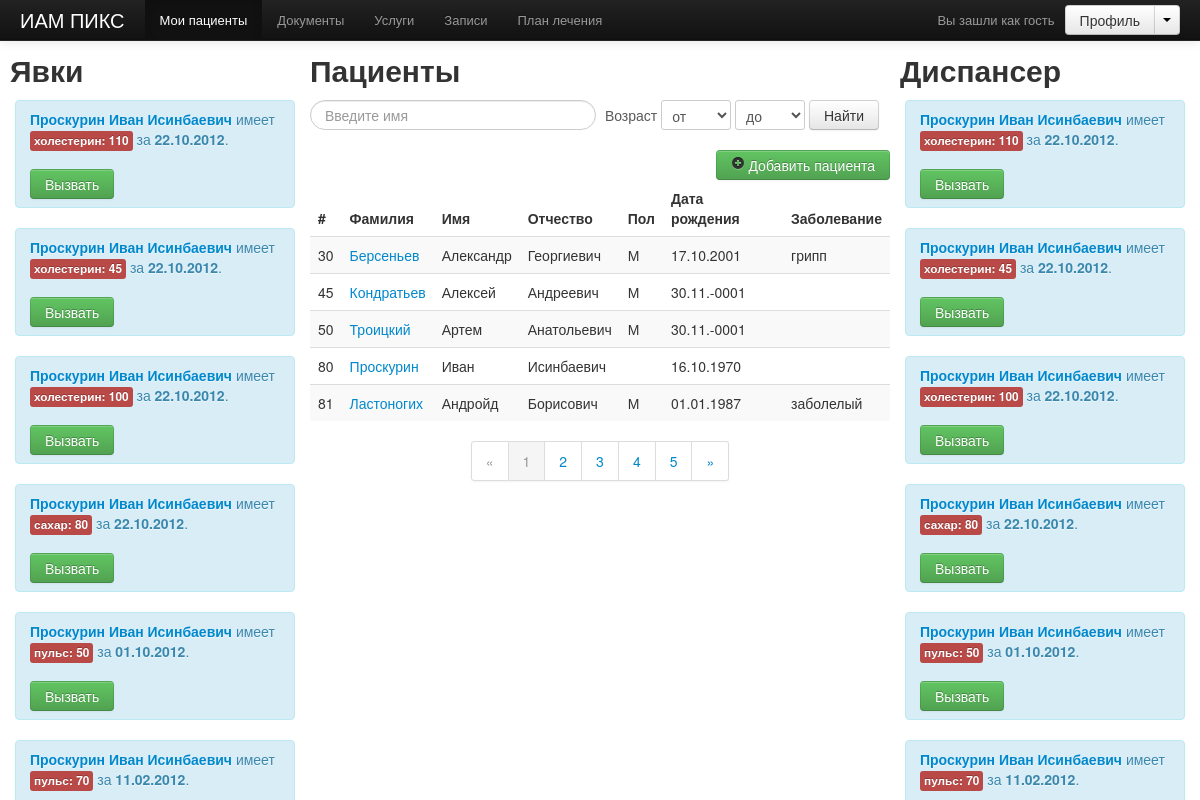
Before: /demo/index.php with the older database file.
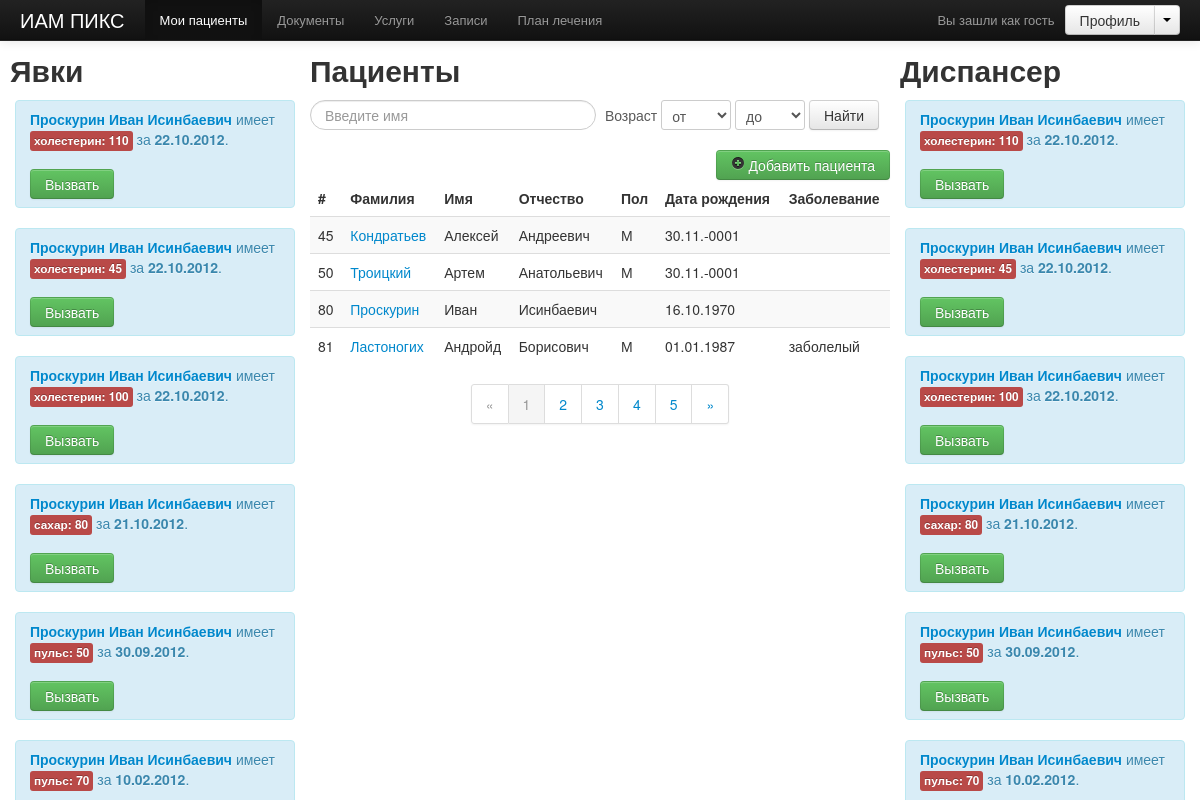
After: the same page with the newer database file.
### tables this page shows
CREATE TABLE IF NOT EXISTS `parameters` (
  `id` int(11) NOT NULL AUTO_INCREMENT,
  `value` varchar(10) DEFAULT NULL,
  `closed` tinyint(1) DEFAULT '0',
  `sent` tinyint(1) DEFAULT '0',
  `date` timestamp NOT NULL DEFAULT CURRENT_TIMESTAMP ON UPDATE CURRENT_TIMESTAMP,
  `parameter_type_id` int(11) NOT NULL,
  `patient_id` int(11) NOT NULL,
  `preparation_id` int(11) NOT NULL,
  `parameter_norm_id` int(11) NOT NULL,
  PRIMARY KEY (`id`),
  KEY `parameter_types_id_FK_1` (`parameter_type_id`),
  KEY `parameter_types_id_FK_2` (`patient_id`),
  KEY `preparation_id_FK_2` (`preparation_id`),
  KEY `parameter_types_id_FK_6` (`parameter_norm_id`)
);

CREATE TABLE IF NOT EXISTS `patients` (
  `id` int(11) NOT NULL AUTO_INCREMENT,
  `first_name` varchar(300) NOT NULL,
  `last_name` varchar(120) DEFAULT NULL,
  `patronymic` varchar(120) DEFAULT NULL,
  `sex` varchar(1) DEFAULT NULL,
  `document` text,
  `address` text NOT NULL,
  `phone` varchar(50) DEFAULT NULL,
  `mobile_phone` varchar(30) DEFAULT NULL,
  `mobile_phone_second` varchar(30) DEFAULT NULL,
  `desease` text,
  `date_birth` date NOT NULL,
  PRIMARY KEY (`id`)
);

### demo/functions.php (called while the page is built, shortened)
<?php function logout()
function query($value)
{
    $sql = mysql_query($value);
    return $sql;
}
function get_patients()
{
    $sql = query("select * from patients");
    while($records = mysql_fetch_assoc($sql))
    $new_records[] = $records;
    return $new_records;
}
function get_date_birth($date)
{
    return date("d.m.Y",strtotime($date));
}
function notifs()
{
    $sql = query("SELECT distinct(parameters.id) as id, patients.last_name, patients.id as uid, patients.first_name, patients.patronymic,
    parameters.date as date, parameters.value,
    (select LOWER(parameter_types.name) from parameter_types where parameters.parameter_type_id = parameter_types.id limit 1) as name,
    (select parameter_types.code from parameter_types where parameters.parameter_type_id = parameter_types.id limit 1) as code
    FROM parameters, parameter_norms, patients
    WHERE (value < start_norm OR value > end_norm) AND YEAR(date) >= '2010' AND YEAR(date) <= '2012' AND (parameter_norm_id = parameter_norms.id
    AND patients.id = parameters.patient_id) ORDER BY date DESC");
    while($record = mysql_fetch_assoc($sql))
    $records[] = $record;
    return $records;
}

### demo/includes/notifications.php (the view, shortened to what this page needs)
<?php
$patients = notifs();
$str = explode(';', $_COOKIE['messages']);
$sent = explode(';', $_COOKIE['sent']);
$closed = explode(';', $_COOKIE['closed']);
for($i=0;$i<count($patients); $i++) {
    $id = $patients[$i]['id'];
    $uid = $patients[$i]['uid'];
    if(!in_array($id, $sent) && !in_array($id, $closed))  { ?>
    <div class="alert
    <?php if(in_array($id, $str)) { echo 'alert-success'; } else { echo 'alert-info'; } ?>" id="<?=$id?>">
            <a href="/demo/show.php?patient_id=<?=$uid?>&type=<?=$patients[$i]['code']?>&main=true" id="<?=$id?>" class="js-chart-link js-name" rel="tooltip" data-original-title="Просмотреть график по <?=$patients[$i]['name']?>у">
                <strong>
                    <?=$patients[$i]['last_name'] .' '. $patients[$i]['first_name'] .' '. $patients[$i]['patronymic']?>
                </strong>
            </a>
         имеет <span class="label label-important"><?=$patients[$i]['name']?>: <?=$patients[$i]['value']?></span> за
        <b><?=date("d.m.Y",strtotime($patients[$i]['date']))?></b>.
        <br><br>
        <?php if(!in_array($id, $str)) { ?>
            <button type="button" class="btn btn-success submit" data-toggle="modal" href="#myModal">Вызвать</button>
        <?php } ?>
    </div>
<?php }  } ?>

### demo/includes/head.php (shortened to what this page needs)
<?php require_once($_SERVER['DOCUMENT_ROOT'] . '/demo/functions.php');?>
<!DOCTYPE html>
 <html class="no-js">
<head>
    <link rel="stylesheet" href="css/main.css">
    <link href="css/bootstrap.min.css" rel="stylesheet">
    <link rel="stylesheet" href="http://code.jquery.com/ui/1.9.0/themes/base/jquery-ui.css" />
</head>
<body>

### demo/includes/header.php (shortened to what this page needs)
<div class="navbar navbar-inverse navbar-fixed-top">
    <div class="navbar-inner">
        <div class="container-fluid">
            <a class="brand" href="/demo/">ИАМ ПИКС</a>
            <div class="nav-collapse collapse" style="height: 0px; ">
                <ul class="nav">
                    <li class="active">
                        <a href="#">Мои пациенты</a>
                    </li>
                    <li><a href="#">Документы</a></li>
                    <li><a href="#">Услуги</a></li>
                    <li><a href="#">Записи</a></li>
                    <li><a href="/demo/plans.php">План лечения</a></li>
                </ul>
                <div class="btn-group pull-right gap-left-out_10">
                    <a class="btn" href="#">Профиль</a>
                    <a class="btn dropdown-toggle" data-toggle="dropdown">
                        <span class="caret"></span>
                    </a>
                </div>
                <p class="navbar-text pull-right">
                    Вы зашли как <span class="auth-text">гость</span>
                </p>
            </div>
        </div>
    </div>
</div>

### demo/index.php (shortened to what this page needs)
<?php include('includes/head.php'); ?>
<?php include('includes/header.php'); ?>
<div role="main">
    <aside class="sidebar sidebar_type_left affix">
        <h2>Явки</h2>
        <div class="sidebar__inner">
            <?php include('includes/notifications.php'); ?>
        </div>
    </aside>
    <div class="main">
        <div class="main__inner">
            <h2>Пациенты</h2>
            <?php include('includes/search.php'); ?>
            <?php include('includes/patients.php'); ?>
        </div>
    </div>
    <aside class="sidebar sidebar_type_right affix">
        <h2>Диспансер</h2>
        <div class="sidebar__inner">
            <?php include('includes/notifications.php'); ?>
        </div>
    </aside>
</div>
</body>
</html>

### demo/includes/search.php (shortened to what this page needs)
<form class="form-search">
    <input type="text" class="input-medium search-query span3" id="tags" placeholder="Введите имя">
    <span class="help-inline">Возраст</span>
    <select class="span1">
        <option value="0">от</option>
    </select>
    <select class="span1">
        <option value="0">до</option>
    </select>
    <button type="submit" class="btn">Найти</button>
</form>

### demo/includes/patients.php
<a class="btn btn-success" style="float: right;" href="new.php">
    <i class="icon-plus-sign"></i>
    Добавить пациента
</a>
<table class="table table-striped">
    <thead>
    <tr>
        <th>#</th>
        <th>
            Фамилия
        </th>
        <th>
            Имя
        </th>
        <th>
            Отчество
        </th>
        <th>
            Пол
        </th>
        <th>
            Дата рождения
        </th>
        <th>
            Заболевание
        </th>
    </tr>
    </thead>
    <tbody>
    <?php $patient = get_patients(); foreach($patient as $patient) { ?>
    <tr>
        <td>
            <?=$patient['id']?>
        </td>
        <td>
            <a id="<?=$patient['id']?>" title="Просмотр" href="show.php?patient_id=<?=$patient['id']?>&main=true&type=pulse">
                <?=$patient['last_name']?>
            </a>
        </td>
        <td>
            <?=$patient['first_name']?>
        </td>
        <td>
            <?=$patient['patronymic']?>
        </td>
        <td>
            <?=$patient['sex']?>
        </td>
        <td>
            <?php
                if($patient['date_birth'] != 0) {
                    echo get_date_birth($patient['date_birth']);
                }
            ?>
        </td>
        <td>
            <?=$patient['desease']?>
        </td>
    </tr>
        <?php } ?>
    </tbody>
</table>
<div class="pagination pagination-centered">
    <ul>
        <li class="disabled"><a href="#">«</a></li>
        <li class="active"><a href="#">1</a></li>
        <li><a href="#">2</a></li>
        <li><a href="#">3</a></li>
        <li><a href="#">4</a></li>
        <li><a href="#">5</a></li>
        <li><a href="#">»</a></li>
    </ul>
</div>

### demo/css/main.css (style rules this page uses)
.gap-left-out_10 { margin-left: 10px; }
.sidebar { position: relative; float: left; width: 290px; }
.sidebar__inner { padding: 0 5px; overflow: auto; }
.sidebar_type_left { padding: 0 0 0 10px; margin-right: -310px; left: 0; }
.sidebar_type_right { padding: 0 10px 0 0; margin-left: -310px; right: 0; }
.main { width: 100%; float: left; }
.main__inner { padding: 0 310px; }
body .alert { position: relative; padding-right: 10px; }

### demo/css/docs.css (style rules this page uses)
body { position: relative; padding-top: 40px; }
body > .navbar { font-size: 13px; }

Changed rows visible on the page:
removed patients: id "30", last_name "Берсеньев", first_name "Александр", patronymic "Георгиевич", sex "М", date_birth "17.10.2001", desease "грипп"
changed parameters (number 4 of 6 on the later page): date "22.10.2012" → "21.10.2012"
changed parameters (number 5 of 6 on the later page): date "01.10.2012" → "30.09.2012"
changed parameters (number 6 of 6 on the later page): date "11.02.2012" → "10.02.2012"
